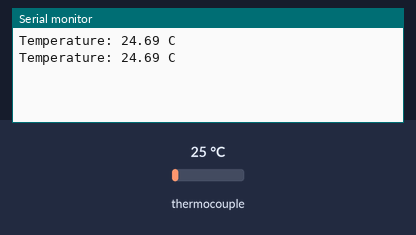
Bench run of a sketch on a simulated Arduino Uno, built with avr-gcc and run on an emulated ATmega328P. On the bench: the last lines printed to the serial monitor. Inputs (shaded band) come from the test bench; at power-on: thermocouple 25 °C.

Above: at 1.3 s.
1.4 s: thermocouple set to 6 °C
At 1.9 s:
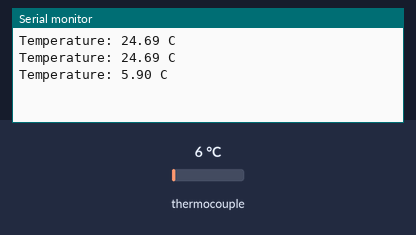
2.9 s: thermocouple set to 75 °C
At 3.31 s:
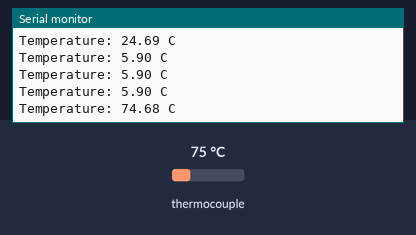
Timing chart, 0 to 5.9 s (numbered marks = the images above; inputs shaded):
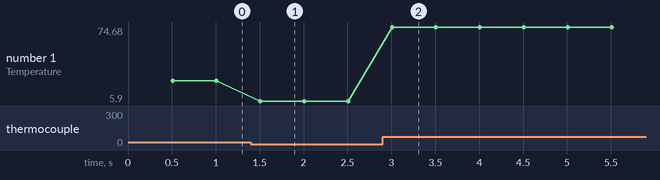

The sketch:

15_11_24_AVARAGEOFTEMP.ino
```cpp
 #include <Adafruit_MAX31865.h>

#define MAX31865_MISO 13
#define MAX31865_MOSI 11
#define MAX31865_CLK 12
#define MAX31865_CS 10

Adafruit_MAX31865 thermo = Adafruit_MAX31865(MAX31865_CS, MAX31865_MOSI, MAX31865_MISO, MAX31865_CLK);

#define R0 100.0
#define Rref 430.0

#define A 3.9083e-3
#define B -5.775e-7
#define C -4.183e-12

// Timing variables
unsigned long lastTemperatureUpdate = 0;
const unsigned long temperatureInterval = 500; // 500 milli second between temperature reads

// Averaging variables
int numReadings = 10;

void setup() {
  Serial.begin(9600);
  thermo.begin(MAX31865_3WIRE);
}

void loop() {
  unsigned long currentMillis = millis();

  // Read and average 10 readings for temperature
  if (currentMillis - lastTemperatureUpdate >= temperatureInterval) {
    float sumRt = 0.0;
    for (int i = 0; i < numReadings; i++) {
      uint16_t adcCode = thermo.readRTD();
      float Rt = (adcCode * Rref) / 32768.0;
      sumRt += Rt;
    }

    // Calculate average RTD resistance
    float averagedRt = sumRt / numReadings;

    // Calculate temperature from averaged RTD resistance
    float temperature = calculateTemperature(averagedRt);

    Serial.print("Temperature: ");
    Serial.print(temperature);
    Serial.println(" C");

    lastTemperatureUpdate = currentMillis;
  }
}

// Calculate temperature from RTD resistance using Callendar-Van Dusen equation
float calculateTemperature(float Rt) {
  float t;

  if (Rt >= R0) {
    // For temperatures above 0°C
    t = (-A + sqrt(A * A - 4 * B * (1 - Rt / R0))) / (2 * B);
  } else {
    // For temperatures below 0°C
    float tolerance = 0.001;
    int maxIterations = 100;
    int iteration = 0;
    float diff;
    t = Rt;

    do {
      float fValue = R0 * (1 + A * t + B * t * t + C * (t - 100) * t * t * t) - Rt;
      float fDerivative = R0 * (A + 2 * B * t + 3 * C * (t - 100) * t * t + C * t * t * t);
      float nextT = t - fValue / fDerivative;
      diff = abs(nextT - t);
      t = nextT;
      iteration++;
    } while (diff > tolerance && iteration < maxIterations);

    if (iteration == maxIterations) {

      Serial.println("Warning: Temperature calculation failed to converge.");
    }
  }

  return t;
}
```

Measured:
- after the input at 1.4 s, the serial monitor: prints a new line after 0.11 s (image 1)
- after the input at 2.9 s, the serial monitor: prints a new line after 0.11 s (image 2)
- plotted number 1: 24.69 → 5.9 after the input at 1.4 s, 5.9 → 74.68 after the input at 2.9 s
